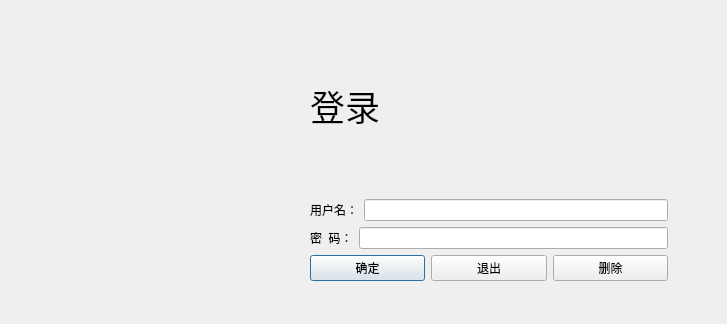
<?xml version="1.0" encoding="UTF-8"?>
<ui version="4.0">
 <class>Dialog</class>
 <widget class="QDialog" name="Dialog">
  <property name="geometry">
   <rect>
    <x>0</x>
    <y>0</y>
    <width>727</width>
    <height>324</height>
   </rect>
  </property>
  <property name="windowTitle">
   <string>Dialog</string>
  </property>
  <widget class="QLabel" name="label_4">
   <property name="geometry">
    <rect>
     <x>50</x>
     <y>20</y>
     <width>211</width>
     <height>251</height>
    </rect>
   </property>
   <property name="maximumSize">
    <size>
     <width>211</width>
     <height>16777215</height>
    </size>
   </property>
   <property name="text">
    <string/>
   </property>
   <property name="pixmap">
    <pixmap resource="ziyuan.qrc">:/new/material.png</pixmap>
   </property>
   <property name="scaledContents">
    <bool>true</bool>
   </property>
  </widget>
  <widget class="QWidget" name="layoutWidget">
   <property name="geometry">
    <rect>
     <x>310</x>
     <y>20</y>
     <width>358</width>
     <height>261</height>
    </rect>
   </property>
   <layout class="QVBoxLayout" name="verticalLayout">
    <item>
     <widget class="QLabel" name="label">
      <property name="text">
       <string>&lt;html&gt;&lt;head/&gt;&lt;body&gt;&lt;p&gt;&lt;span style=&quot; font-size:26pt;&quot;&gt;登录&lt;/span&gt;&lt;/p&gt;&lt;/body&gt;&lt;/html&gt;</string>
      </property>
     </widget>
    </item>
    <item>
     <layout class="QHBoxLayout" name="horizontalLayout">
      <item>
       <widget class="QLabel" name="label_2">
        <property name="text">
         <string>用户名：</string>
        </property>
       </widget>
      </item>
      <item>
       <widget class="QLineEdit" name="lineEdit_usernane"/>
      </item>
     </layout>
    </item>
    <item>
     <layout class="QHBoxLayout" name="horizontalLayout_2">
      <item>
       <widget class="QLabel" name="label_3">
        <property name="text">
         <string>密  码：</string>
        </property>
       </widget>
      </item>
      <item>
       <widget class="QLineEdit" name="lineEdit_password"/>
      </item>
     </layout>
    </item>
    <item>
     <layout class="QHBoxLayout" name="horizontalLayout_3">
      <item>
       <widget class="QPushButton" name="pushButton_login">
        <property name="text">
         <string>确定</string>
        </property>
       </widget>
      </item>
      <item>
       <widget class="QPushButton" name="pushButton_quit">
        <property name="text">
         <string>退出</string>
        </property>
       </widget>
      </item>
      <item>
       <widget class="QPushButton" name="pushButton_clear">
        <property name="text">
         <string>删除</string>
        </property>
       </widget>
      </item>
     </layout>
    </item>
   </layout>
  </widget>
 </widget>
 <resources>
  <include location="ziyuan.qrc"/>
 </resources>
 <connections>
  <connection>
   <sender>pushButton_quit</sender>
   <signal>clicked()</signal>
   <receiver>Dialog</receiver>
   <slot>close()</slot>
   <hints>
    <hint type="sourcelabel">
     <x>488</x>
     <y>250</y>
    </hint>
    <hint type="destinationlabel">
     <x>363</x>
     <y>161</y>
    </hint>
   </hints>
  </connection>
 </connections>
</ui>
